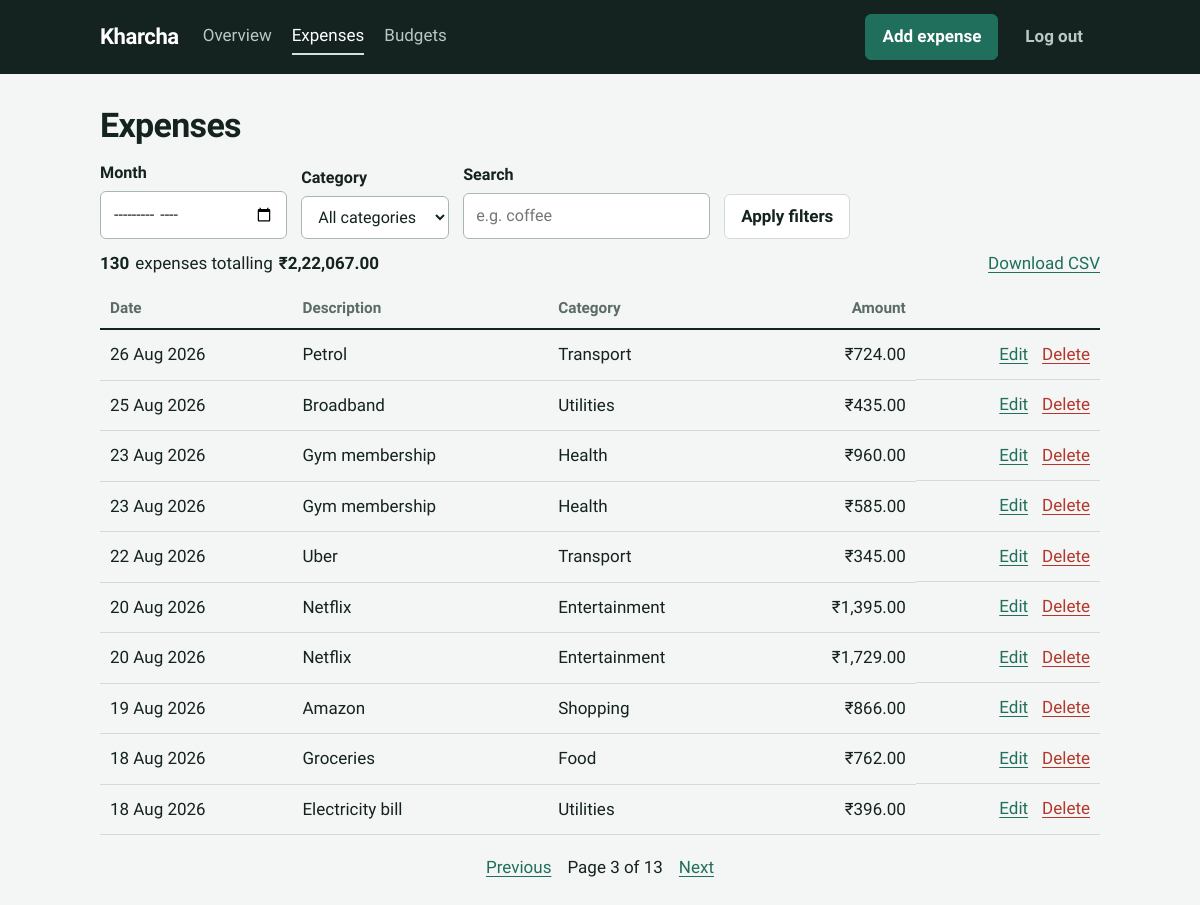
/expenses?page=3 (signed in), run on the app's committed database.
### expense_tracker/models.py (models this page shows, shortened)
class Expense(db.Model):
    __tablename__ = "expenses"
    __table_args__ = (
        db.CheckConstraint("amount_paise > 0", name="ck_expense_amount_positive"),
        db.Index("ix_expenses_user_date", "user_id", "spent_on"),
    )
    id = db.Column(db.Integer, primary_key=True)
    user_id = db.Column(db.Integer, db.ForeignKey("users.id"), nullable=False)
    category_id = db.Column(db.Integer, db.ForeignKey("categories.id"), nullable=False)
    description = db.Column(db.String(200), nullable=False)
    amount_paise = db.Column(db.Integer, nullable=False)
    spent_on = db.Column(db.Date, nullable=False)
    created_at = db.Column(db.DateTime, default=_now, nullable=False)
    category = db.relationship("Category")

class Category(db.Model):
    __tablename__ = "categories"
    __table_args__ = (db.UniqueConstraint("user_id", "name", name="uq_category_user_name"),)
    id = db.Column(db.Integer, primary_key=True)
    user_id = db.Column(db.Integer, db.ForeignKey("users.id"), nullable=False)
    name = db.Column(db.String(40), nullable=False)

### expense_tracker/main.py (the view)
@bp.route("/expenses")
@login_required
def expenses():
    page = db.paginate(
        services.build_expense_query(current_user.id, request.args),
        page=request.args.get("page", 1, type=int),
        per_page=10,
        error_out=False,
    )
    filters = {k: v for k, v in request.args.items() if k != "page" and v}
    return render_template(
        "expenses.html",
        page=page,
        filters=filters,
        categories=_categories(),
        total=services.filtered_total(current_user.id, request.args),
    )

### expense_tracker/main.py (called while the page is built)
def _categories():
    stmt = db.select(Category).where(Category.user_id == current_user.id).order_by(Category.name)
    return db.session.scalars(stmt).all()

### expense_tracker/services.py (called while the page is built)
def _filters(user_id, args):
    conditions = [Expense.user_id == user_id]
    month = parse_month(args.get("month"))
    if month:
        start, end = month_bounds(month)
        conditions += [Expense.spent_on >= start, Expense.spent_on < end]
    try:
        category_id = int(args.get("category") or "")
        conditions.append(Expense.category_id == category_id)
    except ValueError:
        pass
    search = (args.get("q") or "").strip()
    if search:
        conditions.append(Expense.description.contains(search, autoescape=True))
    return conditions

def build_expense_query(user_id, args):
    return (
        db.select(Expense)
        .options(joinedload(Expense.category))  # avoids one query per row (N+1)
        .where(*_filters(user_id, args))
        .order_by(Expense.spent_on.desc(), Expense.id.desc())
    )

def filtered_total(user_id, args):
    stmt = db.select(func.coalesce(func.sum(Expense.amount_paise), 0)).where(*_filters(user_id, args))
    return db.session.scalar(stmt)

### expense_tracker/utils.py (called while the page is built)
def format_inr(paise):
    rupees, rem = divmod(abs(paise), 100)
    digits = str(rupees)
    if len(digits) > 3:
        head, tail = digits[:-3], digits[-3:]
        groups = []
        while len(head) > 2:
            groups.insert(0, head[-2:])
            head = head[:-2]
        if head:
            groups.insert(0, head)
        digits = ",".join(groups + [tail])
    sign = "-" if paise < 0 else ""
    return f"{sign}₹{digits}.{rem:02d}"

def parse_month(value):
    try:
        return datetime.strptime(value or "", "%Y-%m").strftime("%Y-%m")
    except ValueError:
        return None

def get_csrf_token():
    if "csrf_token" not in session:
        session["csrf_token"] = secrets.token_urlsafe(32)
    return session["csrf_token"]

### expense_tracker/templates/expenses.html (shortened to what this page needs)
{% extends "base.html" %}
{% block content %}
<h1>Expenses</h1>
<form method="get" class="filters">
  <label>Month <input type="month" name="month" value="{{ filters.get('month', '') }}"></label>
  <label>Category
    <select name="category">
      <option value="">All categories</option>
    </select>
  </label>
  <label>Search <input type="search" name="q" value="{{ filters.get('q', '') }}" placeholder="e.g. coffee"></label>
  <button class="btn" type="submit">Apply filters</button>
</form>
<p class="summary-line">
  <strong>{{ page.total }}</strong> {{ 'expense' if page.total == 1 else 'expenses' }} totalling
  <strong class="num">{{ total|inr }}</strong>
  <a class="push" href="{{ url_for('main.export_csv', **filters) }}">Download CSV</a>
</p>
{% if page.items %}
<table class="table">
  <thead><tr><th>Date</th><th>Description</th><th>Category</th><th class="right">Amount</th><th><span class="sr-only">Actions</span></th></tr></thead>
  <tbody>
  {% for e in page.items %}
    <tr>
      <td>{{ e.spent_on.strftime('%d %b %Y') }}</td>
      <td>{{ e.description }}</td>
      <td>{{ e.category.name }}</td>
      <td class="right num">{{ e.amount_paise|inr }}</td>
      <td class="row-actions">
        <a href="{{ url_for('main.edit_expense', expense_id=e.id) }}">Edit</a>
        <form method="post" action="{{ url_for('main.delete_expense', expense_id=e.id) }}"
              onsubmit="return confirm('Delete this expense?')">
          <button class="link-danger" type="submit">Delete</button>
        </form>
      </td>
    </tr>
  {% endfor %}
  </tbody>
</table>
{% if page.pages > 1 %}
<nav class="pager" aria-label="Pages">
  {% if page.has_prev %}<a href="{{ url_for('main.expenses', page=page.prev_num, **filters) }}">Previous</a>{% endif %}
  <span>Page {{ page.page }} of {{ page.pages }}</span>
  {% if page.has_next %}<a href="{{ url_for('main.expenses', page=page.next_num, **filters) }}">Next</a>{% endif %}
</nav>
{% endif %}
{% endif %}
{% endblock %}

### expense_tracker/static/style.css (style rules this page uses)
:root { --paper: #F4F6F5; --surface: #FFFFFF; --ink: #14231F; --muted: #5B6B66; --line: #D3DBD7; --green: #1F6F5C; --green-soft: #CFE3DC; --amber: #B7791F; --red: #B3372B; --radius: 6px; }
* { box-sizing: border-box; }
html { font-size: 17px; }
body { margin: 0; background: var(--paper); color: var(--ink); font-family: "Bricolage Grotesque", system-ui, -apple-system, "Segoe UI", Roboto, sans-serif; line-height: 1.5; font-variant-numeric: tabular-nums; }
h1 { font-size: 2rem; line-height: 1.15; margin: 32px 0 8px; font-weight: 800; letter-spacing: -0.02em; }
a { color: var(--green); text-underline-offset: 3px; }
.num { font-variant-numeric: tabular-nums; white-space: nowrap; }
.right { text-align: right; }
.btn { font: inherit; font-weight: 600; cursor: pointer; text-decoration: none; display: inline-block; padding: 9px 16px; border-radius: var(--radius); border: 1px solid var(--line); background: var(--surface); color: var(--ink); }
.link-danger { font: inherit; background: none; border: 0; padding: 0; color: var(--red); cursor: pointer; text-decoration: underline; text-underline-offset: 3px; }
label { display: flex; flex-direction: column; gap: 6px; font-weight: 600; font-size: 0.95rem; }
input, select { font: inherit; padding: 10px 12px; border: 1px solid #A9B6B1; border-radius: var(--radius); background: var(--surface); color: var(--ink); font-weight: 400; }
.filters { display: flex; gap: 14px; flex-wrap: wrap; align-items: end; margin: 16px 0 8px; }
.filters .btn { margin-bottom: 0; }
.table { width: 100%; border-collapse: collapse; margin: 8px 0 12px; }
.table th { text-align: left; font-weight: 600; color: var(--muted); font-size: 0.9rem; padding: 8px 10px; border-bottom: 2px solid var(--ink); }
.table th.right { text-align: right; }
.table td { padding: 12px 10px; border-bottom: 1px solid var(--line); vertical-align: middle; }
.row-actions { display: flex; gap: 14px; justify-content: flex-end; align-items: center; }
.row-actions form { margin: 0; }
.summary-line { display: flex; gap: 6px; align-items: baseline; flex-wrap: wrap; margin: 12px 0; }
.summary-line .push { margin-left: auto; }
.pager { display: flex; gap: 16px; align-items: center; justify-content: center; margin-top: 20px; }

### data on the page
Expense: spent_on "26 Aug 2026", description "Petrol", category.name "Transport", amount_paise|inr "₹724.00"
Expense: spent_on "25 Aug 2026", description "Broadband", category.name "Utilities", amount_paise|inr "₹435.00"
Expense: spent_on "23 Aug 2026", description "Gym membership", category.name "Health", amount_paise|inr "₹960.00"
Expense: spent_on "23 Aug 2026", description "Gym membership", category.name "Health", amount_paise|inr "₹585.00"
Expense: spent_on "22 Aug 2026", description "Uber", category.name "Transport", amount_paise|inr "₹345.00"
Expense: spent_on "20 Aug 2026", description "Netflix", category.name "Entertainment", amount_paise|inr "₹1,395.00"
Expense: spent_on "20 Aug 2026", description "Netflix", category.name "Entertainment", amount_paise|inr "₹1,729.00"
Expense: spent_on "19 Aug 2026", description "Amazon", category.name "Shopping", amount_paise|inr "₹866.00"
Expense: spent_on "18 Aug 2026", description "Groceries", category.name "Food", amount_paise|inr "₹762.00"
Expense: spent_on "18 Aug 2026", description "Electricity bill", category.name "Utilities", amount_paise|inr "₹396.00"

### other printed values
{{ page.total }} "130"
{{ 'expense' if page.total == 1 else 'expenses' }} "expenses"
{{ total|inr }} "₹2,22,067.00"
{{ page.page }} "3"
{{ page.pages }} "13"
